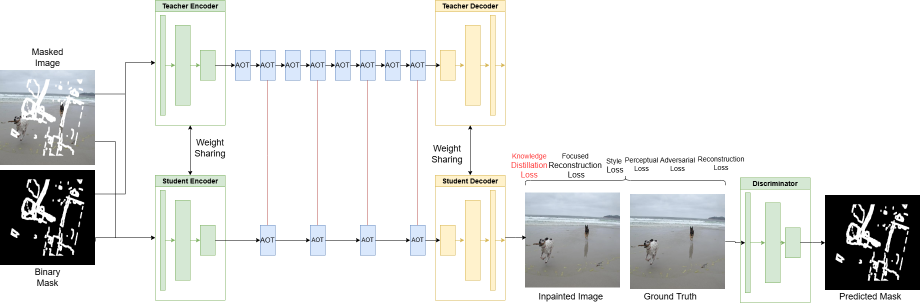
#> input picture images/AOT-GAN.png, 1840 x 611 px, found by its file name (shown at 1/2 size); its folder holds only this picture in this run
$ jupyter execute masks.ipynb
#> lines starting #> are read from the running program, lines starting #| are printed output that depends on the picture
[cell 1]
import os
import random
import shutil
from PIL import Image
from tqdm import tqdm

[cell 2]
images = os.listdir(f"data/large/train/images")

[cell 3]
for image in tqdm(images):
    path = f"data/large/train/images/{image}"
    img = Image.open(path).convert("RGB")
    if img.size != (512, 512):
        img = img.resize((512, 512), Image.NEAREST)
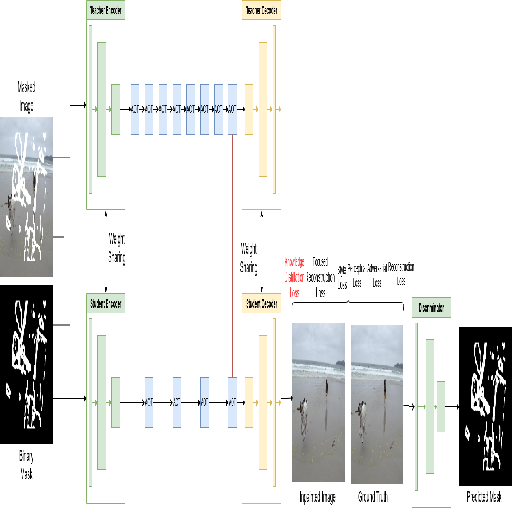
#> img: PIL image 512x512 RGB; mean R, G, B 226.8, 227.8, 226.6
        img.save(path)


$ run again, on images/Res.PNG
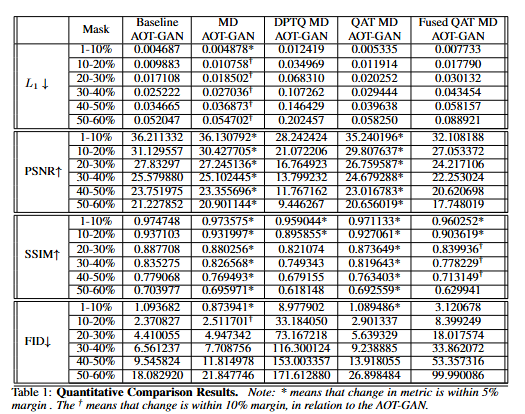
#> input picture images/Res.PNG, 525 x 414 px, found by its file name
#> `img = img.resize((512, 512), Image.NEAREST)`:
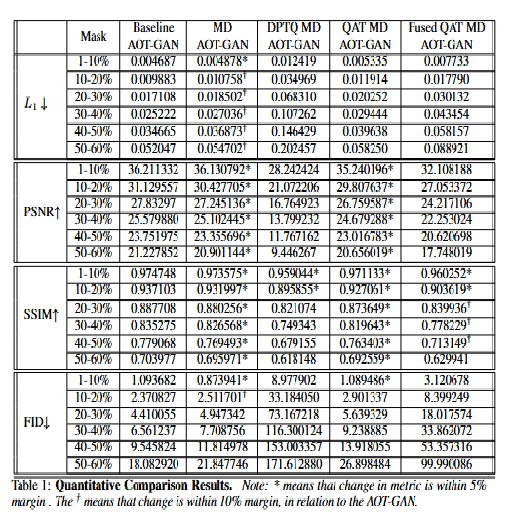
#> img: PIL image 512x512 RGB; mean R, G, B 208.1, 208.1, 208.1

$ run again, on images/image.png
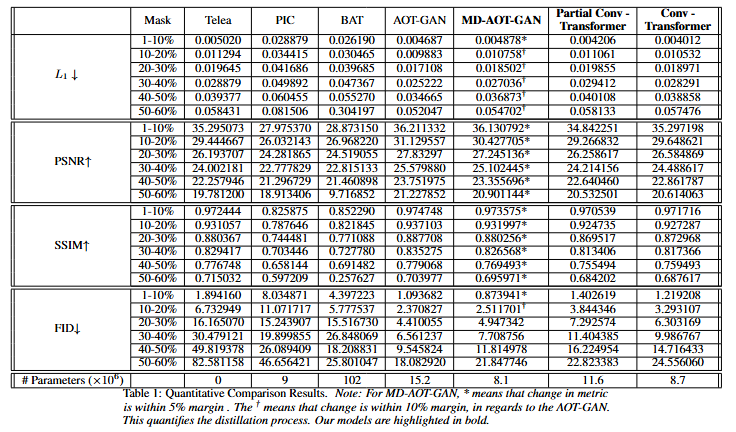
#> input picture images/image.png, 736 x 432 px, found by its file name
#> `img = img.resize((512, 512), Image.NEAREST)`:
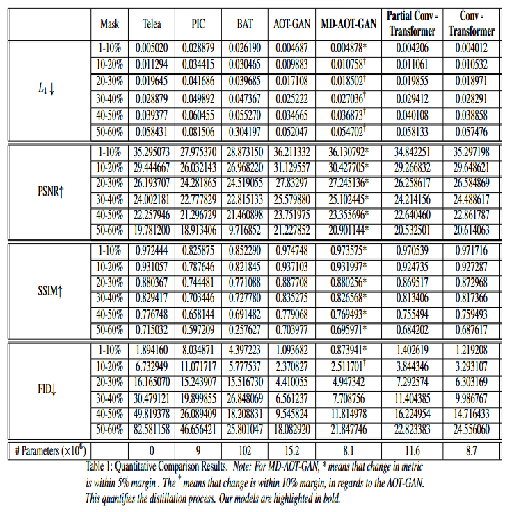
#> img: PIL image 512x512 RGB; mean R, G, B 212.4, 212.4, 212.2
